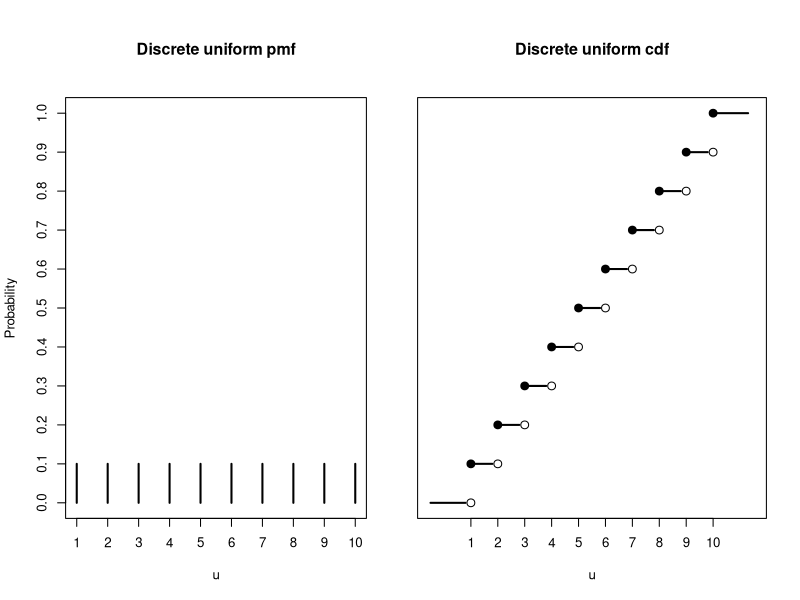
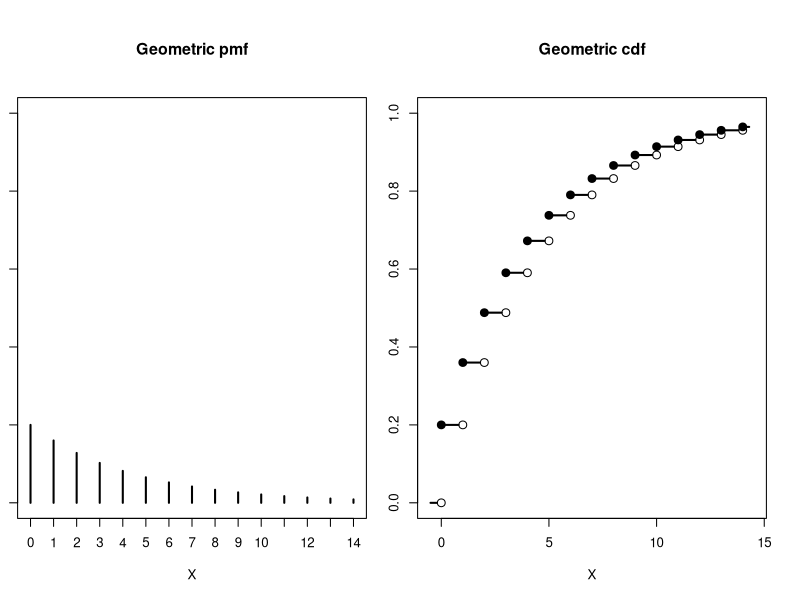
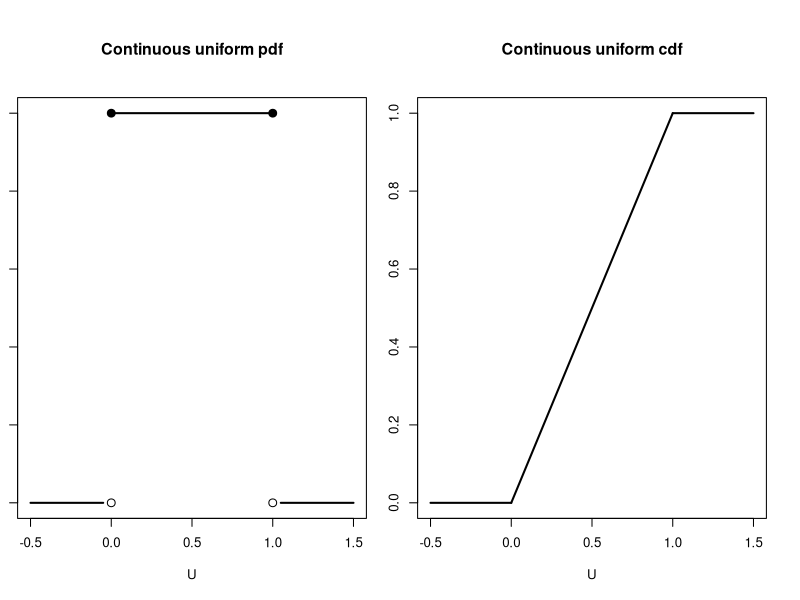
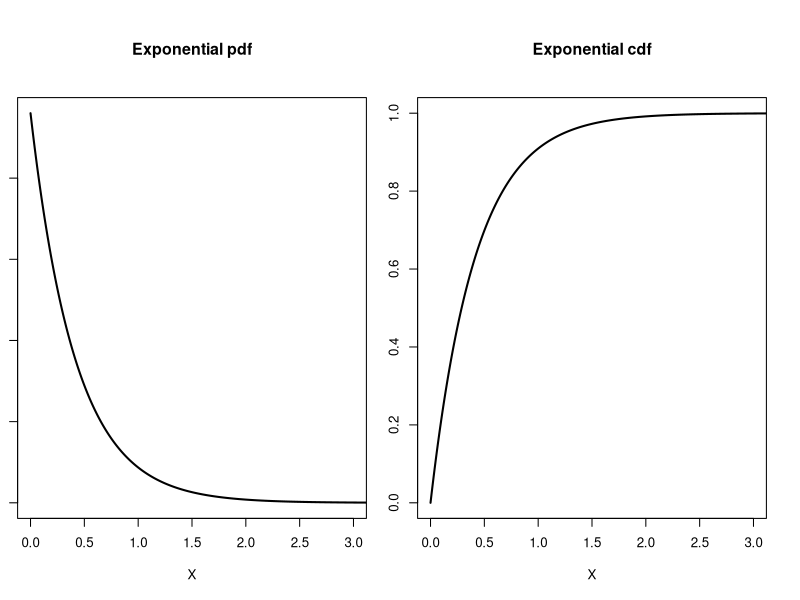

Recreate these plots in R, in order.
## ---- chunk 1
#| fig-cap: Probability mass function (pmf) and cumulative distribution functions (cdf) for the discrete uniform random variable over the integer set $\{1,2,\dots,10\}$
#| label: fig-discr-unif-pdf-cdf
#| echo: false
#| message: false
#| warning: false
#| out.width: 100%

par(mfrow=c(1,2), cex=0.8, mar = c(5, 4, 6, 2) + 0.1)
plot(c(1:10), rep(1/10,10), type="h", xlab="u", ylab="Probability", main="Discrete uniform pmf", axes=FALSE, ylim=c(0,1), lwd=2)
axis(1, at=c(1:10))
axis(2, at=c(0:10)/10)
box()

leftPointX = c(-0.5, 1:10)
leftPointY = c(0, c(1:10)/10)

rightPointX = c(1:10, 11.5)
rightPointY = c(0, c(1:10)/10)

par(mar = c(5, 1, 6, 2) + 0.1)

plot(1,1, type="n", xlim=c(-0.5,11.5), ylim=c(0,1),
     xlab="u", ylab="", main="Discrete uniform cdf", axes=FALSE)
segments(leftPointX, leftPointY, rightPointX-0.2, rightPointY, lwd=2)
points(c(1:10), c(0:9)/10, cex=1.3)
points(c(1:10), c(0:9)/10+1/10, cex=1.3, pch=19)
axis(1, at=c(1:10))
box()
## ---- chunk 2
my.s.prob=0.2

plot(c(0:14), dgeom(c(0:14),prob=my.s.prob), type="h", xlab="X", ylab="", main="Geometric pmf", axes=FALSE, ylim=c(0,1), lwd=2)
axis(1, at=c(0:14))
axis(2)
box()

x<-0:14
cdf<-pgeom(x,prob=my.s.prob)

leftPointX = c(-0.5,x) 
leftPointY = c(0,cdf)
rightPointX = c(x,14.5)
rightPointY = c(0, cdf)
plot(1,1,type="n", xlim=c(-0.5,14.5), ylim = c(0,1),xlab="X", ylab="", main="Geometric cdf")
segments(leftPointX, leftPointY, rightPointX-0.2, rightPointY,lwd=2)
points(x,c(0,cdf[-15]), cex=1.3)
points(x,cdf, cex=1.3, pch=19)


#par(mfrow=c(2,2), cex.lab=1.4, cex.axis=1.4, cex.main=1.4)
plot(1, 1, type="n", main="Continuous uniform pdf",
     axes=FALSE, xlab="U", ylab="Density", ylim=c(0,1), xlim=c(-0.5,1.5), lwd=2)
segments(0,1,1,1, lwd=2)
segments(-0.5,0,-0.05,0, lwd=2)
segments(1.05,0,1.5,0, lwd=2)
points(c(0,1), c(0,0), cex=1.3)
points(c(0,1), c(1,1), cex=1.3, pch=19)
axis(1)
axis(2)
box()


plot(1, 1, type="n", main="Continuous uniform cdf",
     axes=FALSE, xlab="U", ylab="Probability", ylim=c(0,1), xlim=c(-0.5,1.5), lwd=2)
segments(0,0,1,1, lwd=2)
segments(-0.5,0,0,0, lwd=2)
segments(1,1,1.5,1, lwd=2)
axis(1)
axis(2)
box()

x.grid = c(0,1:1000)/100
my.lambda = 2.4

plot(x.grid, dexp(x.grid, rate=my.lambda), type="l", main="Exponential pdf",
     axes=FALSE, xlab="X", ylab="Density", xlim=c(0,3), lwd=2)
axis(1)
axis(2)
box()

plot(x.grid, pexp(x.grid, rate=my.lambda), type="l", main="Exponential cdf",
     axes=FALSE, xlab="X", ylab="Probability", ylim=c(0,1.0), xlim=c(0,3), lwd=2)
axis(1)
axis(2)
box()
